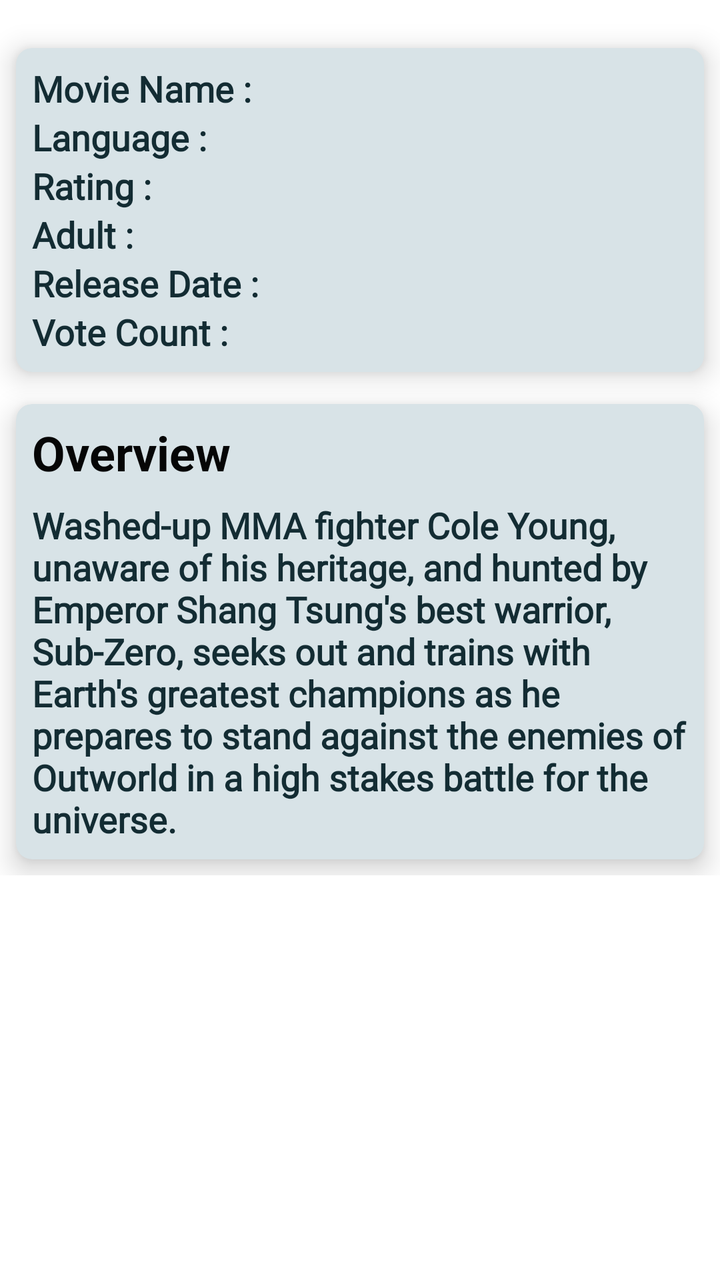
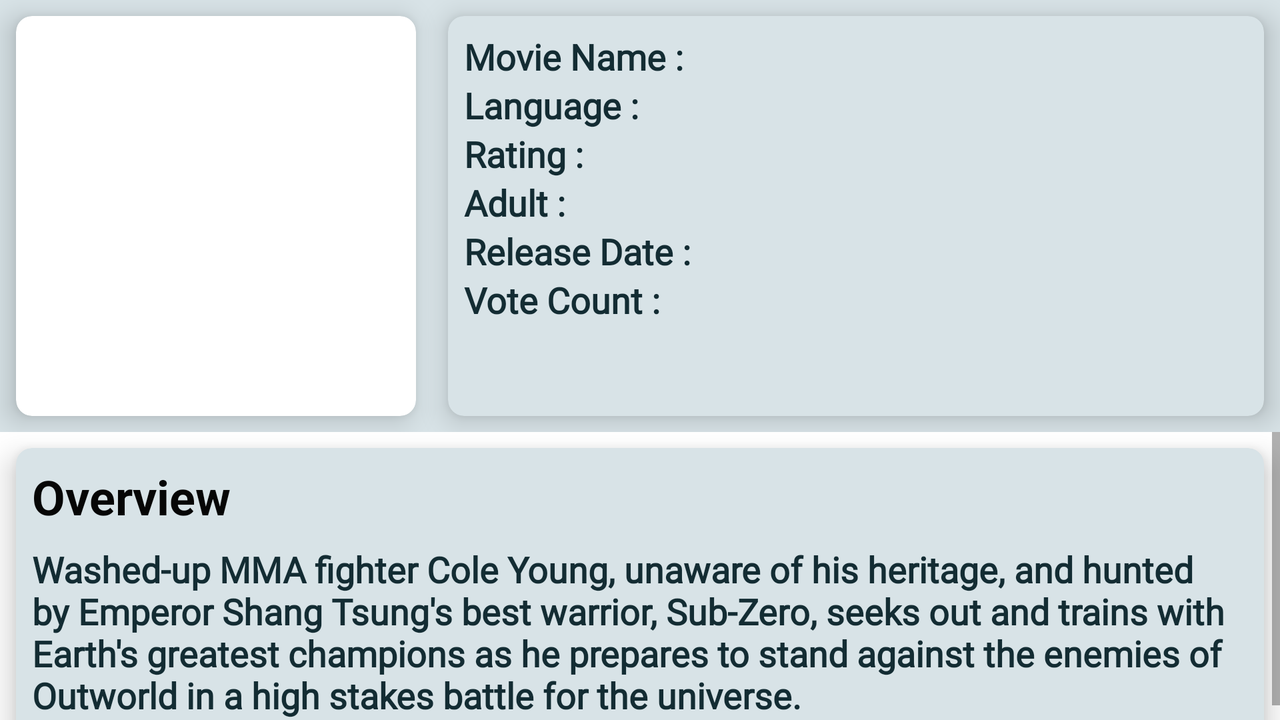

The same Android screen from two of the app's own layout files: first res/layout/ as a phone draws it, then the repository's variant for another configuration, drawn on a device whose configuration selects that folder. Both files follow.
<!-- AndroidManifest.xml: application theme Theme.MovieBuff -->
<!-- res/layout/activity_details_screen.xml -->
<?xml version="1.0" encoding="utf-8"?>
<RelativeLayout xmlns:android="http://schemas.android.com/apk/res/android"
    xmlns:app="http://schemas.android.com/apk/res-auto"
    xmlns:tools="http://schemas.android.com/tools"
    android:layout_width="match_parent"
    android:layout_height="match_parent"
    android:background="#d8e3e7"
    tools:context=".DetailsScreen">


    <ScrollView
        android:layout_width="match_parent"
        android:layout_height="match_parent"
        android:background="#FFFFFF">

        <LinearLayout
            android:id="@+id/linear_layout"
            android:layout_width="match_parent"
            android:layout_height="wrap_content"
            android:orientation="vertical">

            <androidx.cardview.widget.CardView

                android:layout_width="wrap_content"
                android:layout_height="wrap_content"
                android:layout_gravity="fill"
                android:layout_margin="8dp"
                app:cardCornerRadius="8dp"
                app:cardElevation="8dp">


                <ImageView
                    android:id="@+id/poster_image"
                    android:layout_width="wrap_content"
                    android:layout_height="wrap_content"
                    android:src="@drawable/home"
                    android:transitionName="image_transition" />


            </androidx.cardview.widget.CardView>

            <androidx.cardview.widget.CardView

                android:layout_width="match_parent"
                android:layout_height="wrap_content"
                android:layout_gravity="fill"
                android:layout_margin="8dp"
                android:background="@drawable/home"
                app:cardBackgroundColor="#d8e3e7"
                app:cardCornerRadius="8dp"
                app:cardElevation="8dp">

                <LinearLayout
                    android:layout_width="wrap_content"
                    android:layout_height="wrap_content"
                    android:layout_margin="8dp"
                    android:orientation="vertical">

                    <TextView
                        android:id="@+id/movie_name"
                        android:layout_width="wrap_content"
                        android:layout_height="wrap_content"
                        android:text="Movie Name : "
                        android:fontFamily="@font/roboto_condensed_bold"
                        android:textColor="#132c33"
                        android:textSize="18sp"
                        android:textStyle="bold" />

                    <TextView
                        android:id="@+id/language"
                        android:layout_width="wrap_content"
                        android:layout_height="wrap_content"
                        android:text="Language : "
                        android:fontFamily="@font/roboto_condensed_bold"
                        android:textColor="#132c33"
                        android:textSize="18sp"
                        android:textStyle="bold" />

                    <TextView
                        android:id="@+id/rating"
                        android:layout_width="wrap_content"
                        android:layout_height="wrap_content"
                        android:text="Rating : "
                        android:fontFamily="@font/roboto_condensed_bold"
                        android:textColor="#132c33"
                        android:textSize="18sp"
                        android:textStyle="bold" />

                    <TextView
                        android:id="@+id/adult"
                        android:layout_width="wrap_content"
                        android:layout_height="wrap_content"
                        android:text="Adult : "
                        android:fontFamily="@font/roboto_condensed_bold"
                        android:textColor="#132c33"
                        android:textSize="18sp"
                        android:textStyle="bold" />

                    <TextView
                        android:id="@+id/release_date"
                        android:layout_width="wrap_content"
                        android:layout_height="wrap_content"
                        android:text="Release Date : "
                        android:fontFamily="@font/roboto_condensed_bold"
                        android:textColor="#132c33"
                        android:textSize="18sp"
                        android:textStyle="bold" />

                    <TextView
                        android:id="@+id/vote_count"
                        android:layout_width="match_parent"
                        android:layout_height="match_parent"
                        android:text="Vote Count : "
                        android:fontFamily="@font/roboto_condensed_bold"
                        android:textColor="#132c33"
                        android:textSize="18sp"
                        android:textStyle="bold" />


                </LinearLayout>


            </androidx.cardview.widget.CardView>

            <androidx.cardview.widget.CardView

                android:layout_width="wrap_content"
                android:layout_height="wrap_content"
                android:layout_gravity="fill"
                android:layout_margin="8dp"
                app:cardBackgroundColor="#d8e3e7"
                app:cardCornerRadius="8dp"
                app:cardElevation="8dp">

                <LinearLayout
                    android:layout_width="wrap_content"
                    android:layout_height="wrap_content"
                    android:layout_gravity="center_vertical|center_horizontal"
                    android:layout_margin="8dp"
                    android:gravity="center"
                    android:orientation="vertical">

                    <TextView
                        android:layout_width="match_parent"
                        android:layout_height="wrap_content"
                        android:layout_marginBottom="8dp"
                        android:text="Overview"
                        android:textColor="#060606"
                        android:textSize="24sp"
                        android:textStyle="bold" />

                    <TextView
                        android:id="@+id/overview"
                        android:layout_width="match_parent"
                        android:layout_height="match_parent"
                        android:fontFamily="@font/roboto_condensed_bold"
                        android:text="Washed-up MMA fighter Cole Young, unaware of his heritage, and hunted by Emperor Shang Tsung's best warrior, Sub-Zero, seeks out and trains with Earth's greatest champions as he prepares to stand against the enemies of Outworld in a high stakes battle for the universe."
                        android:textColor="#132c33"
                        android:textSize="18sp"
                        android:textStyle="bold" />

                </LinearLayout>

            </androidx.cardview.widget.CardView>

        </LinearLayout>

    </ScrollView>

</RelativeLayout>
<!-- resources referenced by this layout -->
<resources>
  <!-- from res/values-v21/ -->
  <style name="Theme.MovieBuff" parent="Theme.MaterialComponents.DayNight.DarkActionBar">
          
          <item name="colorPrimary">#687980</item>
          <item name="colorPrimaryVariant">#070707</item>
          <item name="colorOnPrimary">@color/white</item>
          
          <item name="colorSecondary">@color/teal_200</item>
          <item name="colorSecondaryVariant">@color/teal_700</item>
          <item name="colorOnSecondary">@color/black</item>
          
          <item name="android:statusBarColor" tools:targetApi="l">?attr/colorPrimaryVariant</item>
          
  
          <item name="android:windowContentTransitions">true</item>
      </style>
</resources>
<!-- res/layout-land/activity_details_screen.xml (the repository's variant of the layout above) -->
<!-- drawn on the phone turned sideways -->
<?xml version="1.0" encoding="utf-8"?>
<RelativeLayout xmlns:android="http://schemas.android.com/apk/res/android"
    xmlns:app="http://schemas.android.com/apk/res-auto"
    xmlns:tools="http://schemas.android.com/tools"
    android:layout_width="match_parent"
    android:layout_height="match_parent"
    android:background="#d8e3e7"
    tools:context=".DetailsScreen">

    <GridLayout
        android:layout_width="match_parent"
        android:layout_height="wrap_content"
        android:id="@+id/grid_layout"
        android:rowCount="1"
        android:columnCount="2">

            <androidx.cardview.widget.CardView

                android:layout_width="wrap_content"
                android:layout_height="wrap_content"
                android:layout_row="0"
                android:layout_column="0"
                android:layout_gravity="fill"
                android:layout_margin="8dp"
                app:cardCornerRadius="8dp"
                app:cardElevation="8dp">


                <ImageView
                    android:id="@+id/poster_image"
                    android:layout_width="200dp"
                    android:layout_height="200dp"
                    android:src="@drawable/home"
                    android:transitionName="image_transition" />


            </androidx.cardview.widget.CardView>

        <androidx.cardview.widget.CardView

            android:layout_width="wrap_content"
            android:layout_height="wrap_content"
            android:layout_row="0"
            android:layout_column="1"
            android:layout_gravity="fill"
            android:layout_margin="8dp"
            android:background="@drawable/home"
            app:cardBackgroundColor="#d8e3e7"
            app:cardCornerRadius="8dp"
            app:cardElevation="8dp">

            <LinearLayout
                android:layout_width="wrap_content"
                android:layout_height="wrap_content"
                android:layout_margin="8dp"
                android:orientation="vertical">

                <TextView
                    android:id="@+id/movie_name"
                    android:layout_width="wrap_content"
                    android:layout_height="wrap_content"
                    android:fontFamily="@font/roboto_condensed_bold"
                    android:text="Movie Name : "
                    android:textColor="#132c33"
                    android:textSize="18sp"
                    android:textStyle="bold" />

                <TextView
                    android:id="@+id/language"
                    android:layout_width="wrap_content"
                    android:layout_height="wrap_content"
                    android:fontFamily="@font/roboto_condensed_bold"
                    android:text="Language : "
                    android:textColor="#132c33"
                    android:textSize="18sp"
                    android:textStyle="bold" />

                <TextView
                    android:id="@+id/rating"
                    android:layout_width="wrap_content"
                    android:layout_height="wrap_content"
                    android:fontFamily="@font/roboto_condensed_bold"
                    android:text="Rating : "
                    android:textColor="#132c33"
                    android:textSize="18sp"
                    android:textStyle="bold" />

                <TextView
                    android:id="@+id/adult"
                    android:layout_width="wrap_content"
                    android:layout_height="wrap_content"
                    android:fontFamily="@font/roboto_condensed_bold"
                    android:text="Adult : "
                    android:textColor="#132c33"
                    android:textSize="18sp"
                    android:textStyle="bold" />

                <TextView
                    android:id="@+id/release_date"
                    android:layout_width="wrap_content"
                    android:layout_height="wrap_content"
                    android:fontFamily="@font/roboto_condensed_bold"
                    android:text="Release Date : "
                    android:textColor="#132c33"
                    android:textSize="18sp"
                    android:textStyle="bold" />

                <TextView
                    android:id="@+id/vote_count"
                    android:layout_width="match_parent"
                    android:layout_height="match_parent"
                    android:fontFamily="@font/roboto_condensed_bold"
                    android:text="Vote Count : "
                    android:textColor="#132c33"
                    android:textSize="18sp"
                    android:textStyle="bold" />


            </LinearLayout>


        </androidx.cardview.widget.CardView>

    </GridLayout>
            <ScrollView
                android:layout_width="match_parent"
                android:layout_height="match_parent"
                android:layout_below="@id/grid_layout"
                android:background="#FFFFFF">
            <androidx.cardview.widget.CardView

                android:layout_width="wrap_content"
                android:layout_height="wrap_content"
                android:layout_gravity="fill"
                android:layout_margin="8dp"
                app:cardBackgroundColor="#d8e3e7"
                app:cardCornerRadius="8dp"
                app:cardElevation="8dp">

                <LinearLayout
                    android:layout_width="wrap_content"
                    android:layout_height="wrap_content"
                    android:layout_gravity="center_vertical|center_horizontal"
                    android:layout_margin="8dp"
                    android:gravity="center"
                    android:orientation="vertical">

                    <TextView
                        android:layout_width="match_parent"
                        android:layout_height="wrap_content"
                        android:layout_marginBottom="8dp"
                        android:text="Overview"
                        android:textColor="#060606"
                        android:textSize="24sp"
                        android:textStyle="bold" />

                    <TextView
                        android:id="@+id/overview"
                        android:layout_width="match_parent"
                        android:layout_height="match_parent"
                        android:fontFamily="@font/roboto_condensed_bold"
                        android:text="Washed-up MMA fighter Cole Young, unaware of his heritage, and hunted by Emperor Shang Tsung's best warrior, Sub-Zero, seeks out and trains with Earth's greatest champions as he prepares to stand against the enemies of Outworld in a high stakes battle for the universe."
                        android:textColor="#132c33"
                        android:textSize="18sp"
                        android:textStyle="bold" />

                </LinearLayout>

            </androidx.cardview.widget.CardView>

    </ScrollView>

</RelativeLayout>
